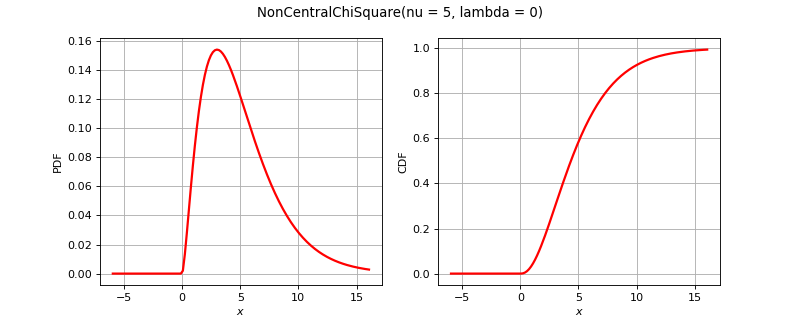

The script that drew this image:
import openturns as ot
from matplotlib import pyplot as plt
from openturns.viewer import View
title = None
if ot.NonCentralChiSquare().__class__.__name__ == 'Bernoulli':
    distribution = ot.Bernoulli(0.7)
elif ot.NonCentralChiSquare().__class__.__name__ == 'Binomial':
    distribution = ot.Binomial(5, 0.2)
elif ot.NonCentralChiSquare().__class__.__name__ == 'Hypergeometric':
    distribution = ot.Hypergeometric(10, 4, 7)
elif ot.NonCentralChiSquare().__class__.__name__ == 'CumulativeDistributionNetwork':
    coll = [ot.Normal(2),ot.Dirichlet([0.5, 1.0, 1.5])]
    distribution = ot.CumulativeDistributionNetwork(coll, ot.BipartiteGraph([[0,1], [0,1]]))
elif ot.NonCentralChiSquare().__class__.__name__ == 'Histogram':
    distribution = ot.Histogram([-1.0, 0.5, 1.0, 2.0], [0.45, 0.4, 0.15])
elif ot.NonCentralChiSquare().__class__.__name__ == 'KernelMixture':
    kernel = ot.Uniform()
    sample = ot.Normal().getSample(5)
    bandwith = [1.0]
    distribution = ot.KernelMixture(kernel, bandwith, sample)
elif ot.NonCentralChiSquare().__class__.__name__ == 'MaximumDistribution':
    coll = [ot.Uniform(2.5, 3.5), ot.LogUniform(1.0, 1.2), ot.Triangular(2.0, 3.0, 4.0)]
    distribution = ot.MaximumDistribution(coll)
elif ot.NonCentralChiSquare().__class__.__name__ == 'Multinomial':
    distribution = ot.Multinomial(5, [0.2])
elif ot.NonCentralChiSquare().__class__.__name__ == 'RandomMixture':
    coll = [ot.Triangular(0.0, 1.0, 5.0), ot.Uniform(-2.0, 2.0)]
    weights = [0.8, 0.2]
    cst = 3.0
    distribution = ot.RandomMixture(coll, weights, cst)
elif ot.NonCentralChiSquare().__class__.__name__ == 'TruncatedDistribution':
    distribution = ot.TruncatedDistribution(ot.Normal(2.0, 1.5), 1.0, 4.0)
elif ot.NonCentralChiSquare().__class__.__name__ == 'UserDefined':
    distribution = ot.UserDefined([[1.0], [2.0], [3.0]], [0.4, 0.5, 1.0])
elif ot.NonCentralChiSquare().__class__.__name__ == 'ZipfMandelbrot':
    distribution = ot.ZipfMandelbrot(10, 2.5, 0.3)
elif ot.NonCentralChiSquare().__class__.__name__ == 'Normal':
    cov = ot.CovarianceMatrix([[1.0, -0.5], [-0.5, 1.0]])
    distribution = ot.Normal([0.0, 0.0], cov)
    title = "Normal dist. with correlation coefficient {}".format(cov[0, 1])
else:
    distribution = ot.NonCentralChiSquare()

dimension = distribution.getDimension()
if title is None:
    title = str(distribution)[:100].split('\n')[0]
if dimension == 1:
    distribution.setDescription(['$x$'])
    pdf_graph = distribution.drawPDF()
    cdf_graph = distribution.drawCDF()
    fig = plt.figure(figsize=(10, 4))
    pdf_axis = fig.add_subplot(121)
    cdf_axis = fig.add_subplot(122)
    View(pdf_graph, figure=fig, axes=[pdf_axis], add_legend=False)
    View(cdf_graph, figure=fig, axes=[cdf_axis], add_legend=False)
    fig.suptitle(title)
elif dimension == 2:
    grid = ot.GridLayout(1, 2)
    pdf_graph = distribution.drawPDF()
    pdf_graph.setLegends([''])
    cdf_graph = distribution.drawCDF()
    cdf_graph.setLegends([''])
    grid.setGraph(0, 0, pdf_graph)
    grid.setGraph(0, 1, cdf_graph)
    grid.setTitle(title)
    fig = View(grid).getFigure()
    fig.axes[0].set_title('PDF')
    fig.axes[1].set_title('CDF')
